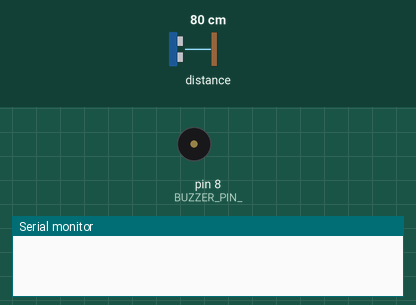
The sketch below on a simulated Arduino Uno, built with avr-gcc and run on an emulated ATmega328P. On the bench: buzzer (waves = sounding), the last lines printed to the serial monitor. Inputs (shaded band) come from the test bench; at power-on: distance to the obstacle 80 cm.

Above: at 0.1 s.
At 5.1 s:
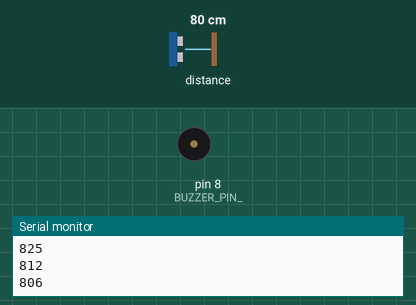
5.2 s: distance to the obstacle set to 18 cm
At 5.48 s:
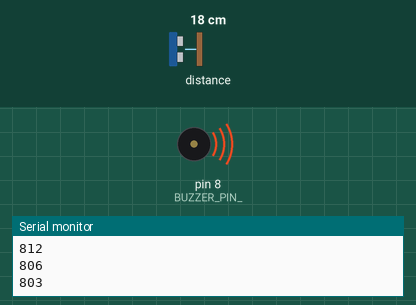
8.7 s: distance to the obstacle set to 2 cm
12.2 s: distance to the obstacle set to 35 cm
Timing chart, 0 to 21.7 s (numbered marks = the images above; inputs shaded):
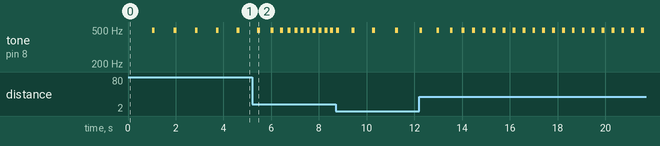

The sketch:

parking.ino
```cpp
// TODO:
//
// Continus beep some centimeters before. Now when you hear the continuous beep, you already touched.
// Buy and install a bigger buzzer.
// Test and find the best "sleeping" value without receiving noise.
// Substitute Sleep() for a simulated reading thread.

#include <Wire.h>
#include <VL53L0X.h>

VL53L0X sensor;

const int BUZZER_PIN_ = 8;
int D = 1000;
int ii;

void setup() {
  pinMode(BUZZER_PIN_, OUTPUT);

  Serial.begin(9600);
  Wire.begin();

  sensor.init();
  sensor.setTimeout(500);
  sensor.startContinuous();
  delay(100);
}


void loop() {
  get_distance();
  beep();
}

void beep() {
  D = clamp(D, 1, 1000);
  if(D > 70) {
    delay(D-70);
  }
  Serial.println(D);
  for(ii = 0; ii < 50; ++ii) {
    digitalWrite(BUZZER_PIN_, HIGH);
    delay(1);
    digitalWrite(BUZZER_PIN_, LOW);
    delay(1);
  }
}

void get_distance() {
  int distance = sensor.readRangeContinuousMillimeters();
    if(distance < 50) distance = 1000;

  D = (D * 0.5) + (distance * 0.5);
}

int clamp(int value, int min_, int max_) {
  if(value > max_) {
      value = max_;
  } else if(value < min_) {
      value = min_;
  }

  return value;
}
```

Measured:
- by itself, tone on pin 8 (BUZZER_PIN_): plays 496 Hz for 0.12 s, 496 Hz for 0.12 s, 496 Hz for 0.12 s, 496 Hz for 0.12 s, 496 Hz for 0.12 s, 496 Hz for 0.12 s … (22 notes in this stretch)
